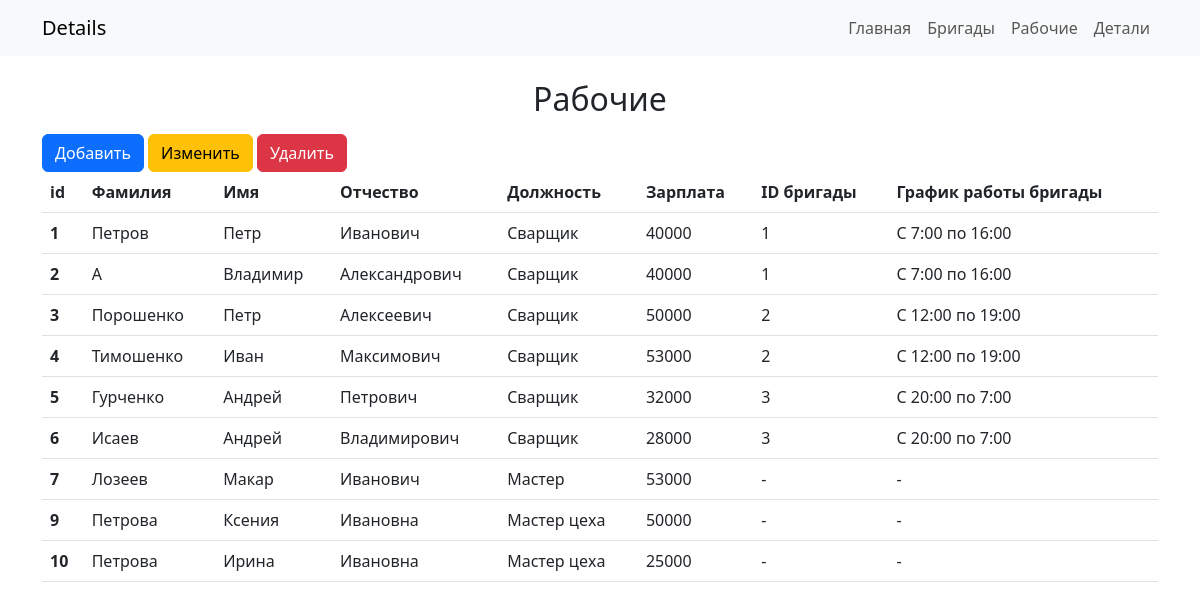
Page /worker/index.php on the committed database.
### tables this page shows
CREATE TABLE `workers` (
  `id` int(11) NOT NULL,
  `surname` varchar(255) NOT NULL,
  `name` varchar(255) NOT NULL,
  `lastname` varchar(255) NOT NULL,
  `position` varchar(255) NOT NULL,
  `salary` int(11) NOT NULL,
  `brigade_id` int(11) DEFAULT NULL
);

CREATE TABLE `brigades` (
  `id` int(11) NOT NULL,
  `shift` varchar(255) NOT NULL,
  `notes` text DEFAULT NULL
);

### models/Worker.php (called while the page is built, shortened)
<?php
class Worker
{
    private $conn;
    private $table = 'workers';
    public function __construct($db)
    {
        $this->conn = $db;
    }
    public function read() {
        try {
            $query = 'SELECT b.shift as brigade_shift, w.id, w.surname, w.name, w.lastname, w.position, w.salary, w.brigade_id
            FROM ' . $this->table . ' w
            LEFT JOIN
                brigades b ON w.brigade_id = b.id';
            $stmt = $this->conn->prepare($query);
            $stmt->execute();
            $workers_arr = array();
            while ($row = $stmt->fetch(PDO::FETCH_ASSOC)) {
                extract($row);
                $worker_item = array(
                    'id' => $id,
                    'surname' => $surname,
                    'name' => $name,
                    'lastname' => $lastname,
                    'position' => $position,
                    'salary' => $salary,
                    'brigade_id' => $brigade_id,
                    'brigade_shift' => $brigade_shift
                );
                array_push($workers_arr, $worker_item);
            }
            return $workers_arr;
        } catch (PDOException $ex) {
            echo 'Message: ' . $ex->getMessage();
        }
    }
}

### worker/index.php (the view, shortened to what this page needs)
<?php include '../includes/header.php'; ?>
<?php include '../models/Worker.php'; ?>
<?php
$database = new Database();
$db = $database->connect();
$worker = new Worker($db);
$listWorker = $worker->read();
?>
<h2 class="text-center my-3">Рабочие</h2>
<div class="row">
    <div class="col">
        <a href="../worker/add.php" type="button" id="btn-add" class="btn btn-primary">Добавить</a>
        <a href="../worker/edit.php" type="button" id="btn-edit" class="btn btn-warning">Изменить</a>
        <a href="../worker/delete.php" type="button" id="btn-delete" class="btn btn-danger">Удалить</a>
    </div>
</div>
<div class="row">
    <div class="col-12 table-fixed">
        <?php if (empty($listWorker)) : ?>
            <p class="lead mt3">Нету записей</p>
        <?php else : ?>
            <table class="table">
                <thead>
                    <tr>
                        <th scope="col">id</th>
                        <th scope="col">Фамилия</th>
                        <th scope="col">Имя</th>
                        <th scope="col">Отчество</th>
                        <th scope="col">Должность</th>
                        <th scope="col">Зарплата</th>
                        <th scope="col">ID бригады</th>
                        <th scope="col">График работы бригады</th>
                    </tr>
                </thead>
                <tbody>
                    <?php foreach ($listWorker as $item) : ?>
                        <tr>
                            <th scope="row"> <?php echo $item['id']; ?></th>
                            <td><?php echo $item['surname']; ?></td>
                            <td><?php echo $item['name']; ?></td>
                            <td><?php echo $item['lastname']; ?></td>
                            <td><?php echo $item['position']; ?></td>
                            <td><?php echo $item['salary']; ?></td>
                            <td><?php echo $item['brigade_id'] ?: '-'; ?></td>
                            <td><?php echo $item['brigade_shift']?: '-'; ?></td>
                        </tr>
                    <?php endforeach; ?>
                </tbody>
            </table>
        <?php endif; ?>
    </div>
</div>
<?php include '../includes/footer.php'; ?>

### index.css (style rules this page uses)
.table-fixed { height: 75vh; overflow-y: auto; }
thead { position: sticky; top: 0; background-color: white; }

### rows in the picture
workers: id "1", surname "Петров", name "Петр", lastname "Иванович", position "Сварщик", salary "40000", brigade "1", brigade.shift "C 7:00 по 16:00"
workers: id "2", surname "A", name "Владимир", lastname "Александрович", position "Сварщик", salary "40000", brigade "1", brigade.shift "C 7:00 по 16:00"
workers: id "3", surname "Порошенко", name "Петр", lastname "Алексеевич", position "Сварщик", salary "50000", brigade "2", brigade.shift "C 12:00 по 19:00"
workers: id "4", surname "Тимошенко", name "Иван", lastname "Максимович", position "Сварщик", salary "53000", brigade "2", brigade.shift "C 12:00 по 19:00"
workers: id "5", surname "Гурченко", name "Андрей", lastname "Петрович", position "Сварщик", salary "32000", brigade "3", brigade.shift "C 20:00 по 7:00"
workers: id "6", surname "Исаев", name "Андрей", lastname "Владимирович", position "Сварщик", salary "28000", brigade "3", brigade.shift "C 20:00 по 7:00"
workers: id "7", surname "Лозеев", name "Макар", lastname "Иванович", position "Мастер", salary "53000", brigade "-", brigade_shift "-"
workers: id "9", surname "Петрова", name "Ксения", lastname "Ивановна", position "Мастер цеха", salary "50000", brigade "-", brigade_shift "-"
workers: id "10", surname "Петрова", name "Ирина", lastname "Ивановна", position "Мастер цеха", salary "25000", brigade "-", brigade_shift "-"
